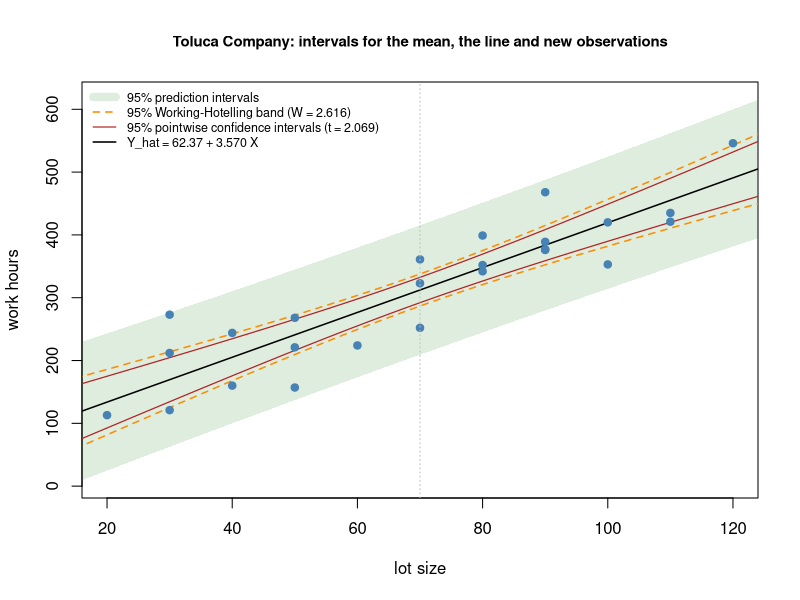

Write R code to recreate this figure.
# Toluca data: pointwise confidence intervals, Working-Hotelling band and prediction intervals.
x <- c(80, 30, 50, 90, 70, 60, 120, 80, 100, 50, 40, 70, 90, 20, 110, 100, 30, 50, 90, 110, 30, 90, 40, 80, 70)
y <- c(399, 121, 221, 376, 361, 224, 546, 352, 353, 157, 160, 252, 389, 113, 435, 420, 212, 268, 377, 421, 273,
       468, 244, 342, 323)
n <- length(x)
fit <- lm(y ~ x)
b <- coef(fit)

new <- data.frame(x = seq(15, 125, length.out = 300))
conf <- predict(fit, new, interval = "confidence", level = 0.95)
pred <- predict(fit, new, interval = "prediction", level = 0.95)
se_mean <- predict(fit, new, se.fit = TRUE)$se.fit
W <- sqrt(2 * qf(0.95, 2, n - 2))
wh_lo <- conf[, "fit"] - W * se_mean
wh_hi <- conf[, "fit"] + W * se_mean

g <- new$x
plot(x, y, type = "n", ylim = range(pred), xlab = "lot size", ylab = "work hours",
     main = "Toluca Company: intervals for the mean, the line and new observations", cex.main = 0.9)
polygon(c(g, rev(g)), c(pred[, "lwr"], rev(pred[, "upr"])), col = adjustcolor("forestgreen", 0.15), border = NA)
lines(g, wh_lo, col = "darkorange", lwd = 1.5, lty = 2)
lines(g, wh_hi, col = "darkorange", lwd = 1.5, lty = 2)
lines(g, conf[, "lwr"], col = "firebrick", lwd = 1.2)
lines(g, conf[, "upr"], col = "firebrick", lwd = 1.2)
lines(g, conf[, "fit"], lwd = 1.5)
points(x, y, pch = 19, col = "steelblue")
abline(v = mean(x), lty = 3, col = "gray")
legend("topleft", bty = "n", cex = 0.75, lwd = c(8, 1.5, 1.2, 1.5), lty = c(1, 2, 1, 1),
       col = c(adjustcolor("forestgreen", 0.15), "darkorange", "firebrick", "black"),
       legend = c("95% prediction intervals",
                  sprintf("95%% Working-Hotelling band (W = %.3f)", W),
                  sprintf("95%% pointwise confidence intervals (t = %.3f)", qt(0.975, n - 2)),
                  sprintf("Y_hat = %.2f + %.3f X", b[1], b[2])))
